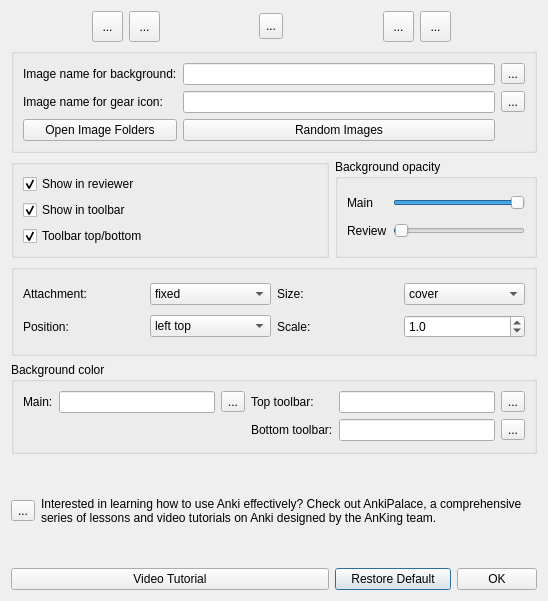
<?xml version="1.0" encoding="UTF-8"?>
<ui version="4.0">
 <class>Dialog</class>
 <widget class="QDialog" name="Dialog">
  <property name="geometry">
   <rect>
    <x>0</x>
    <y>0</y>
    <width>548</width>
    <height>601</height>
   </rect>
  </property>
  <property name="windowTitle">
   <string>Custom Background Settings</string>
  </property>
  <layout class="QGridLayout" name="gridLayout_6">
   <item row="3" column="0" colspan="12">
    <widget class="QGroupBox" name="groupBox_4">
     <property name="title">
      <string/>
     </property>
     <layout class="QGridLayout" name="gridLayout_2">
      <item row="0" column="0">
       <widget class="QLabel" name="label_4">
        <property name="text">
         <string>Attachment:</string>
        </property>
       </widget>
      </item>
      <item row="0" column="1">
       <widget class="QComboBox" name="comboBox_attachment">
        <item>
         <property name="text">
          <string>fixed</string>
         </property>
        </item>
        <item>
         <property name="text">
          <string>scroll</string>
         </property>
        </item>
       </widget>
      </item>
      <item row="0" column="2">
       <widget class="QLabel" name="label_8">
        <property name="text">
         <string>Size:</string>
        </property>
       </widget>
      </item>
      <item row="0" column="3">
       <widget class="QComboBox" name="comboBox_size">
        <item>
         <property name="text">
          <string>cover</string>
         </property>
        </item>
        <item>
         <property name="text">
          <string>contain</string>
         </property>
        </item>
       </widget>
      </item>
      <item row="1" column="0">
       <widget class="QLabel" name="label_7">
        <property name="text">
         <string>Position:</string>
        </property>
       </widget>
      </item>
      <item row="1" column="1">
       <widget class="QComboBox" name="comboBox_position">
        <property name="currentText">
         <string>left top</string>
        </property>
        <item>
         <property name="text">
          <string>left top</string>
         </property>
        </item>
        <item>
         <property name="text">
          <string>center top</string>
         </property>
        </item>
        <item>
         <property name="text">
          <string>right top</string>
         </property>
        </item>
        <item>
         <property name="text">
          <string>right</string>
         </property>
        </item>
        <item>
         <property name="text">
          <string>left</string>
         </property>
        </item>
        <item>
         <property name="text">
          <string>center</string>
         </property>
        </item>
        <item>
         <property name="text">
          <string>left bottom</string>
         </property>
        </item>
        <item>
         <property name="text">
          <string>center bottom</string>
         </property>
        </item>
        <item>
         <property name="text">
          <string>right bottom</string>
         </property>
        </item>
       </widget>
      </item>
      <item row="1" column="2">
       <widget class="QLabel" name="label_9">
        <property name="text">
         <string>Scale:</string>
        </property>
       </widget>
      </item>
      <item row="1" column="3">
       <widget class="QDoubleSpinBox" name="scaleBox">
        <property name="decimals">
         <number>1</number>
        </property>
        <property name="minimum">
         <double>0.100000000000000</double>
        </property>
        <property name="singleStep">
         <double>0.100000000000000</double>
        </property>
        <property name="value">
         <double>1.000000000000000</double>
        </property>
       </widget>
      </item>
     </layout>
    </widget>
   </item>
   <item row="8" column="8" colspan="3">
    <widget class="QPushButton" name="RestoreButton">
     <property name="text">
      <string>Restore Default</string>
     </property>
    </widget>
   </item>
   <item row="8" column="0" colspan="8">
    <widget class="QPushButton" name="pushButton_videoTutorial">
     <property name="text">
      <string>Video Tutorial</string>
     </property>
    </widget>
   </item>
   <item row="2" column="8" colspan="4">
    <widget class="QGroupBox" name="groupBox_3">
     <property name="title">
      <string>Background opacity</string>
     </property>
     <layout class="QGridLayout" name="gridLayout_3">
      <item row="0" column="0">
       <widget class="QLabel" name="label_5">
        <property name="toolTip">
         <string/>
        </property>
        <property name="toolTipDuration">
         <number>-1</number>
        </property>
        <property name="statusTip">
         <string/>
        </property>
        <property name="whatsThis">
         <string/>
        </property>
        <property name="text">
         <string>Main</string>
        </property>
       </widget>
      </item>
      <item row="0" column="1">
       <widget class="QSlider" name="Slider_main">
        <property name="toolTip">
         <string/>
        </property>
        <property name="toolTipDuration">
         <number>-1</number>
        </property>
        <property name="whatsThis">
         <string/>
        </property>
        <property name="maximum">
         <number>100</number>
        </property>
        <property name="pageStep">
         <number>1</number>
        </property>
        <property name="value">
         <number>100</number>
        </property>
        <property name="sliderPosition">
         <number>100</number>
        </property>
        <property name="tracking">
         <bool>true</bool>
        </property>
        <property name="orientation">
         <enum>Qt::Horizontal</enum>
        </property>
        <property name="tickPosition">
         <enum>QSlider::NoTicks</enum>
        </property>
        <property name="tickInterval">
         <number>5</number>
        </property>
       </widget>
      </item>
      <item row="1" column="0">
       <widget class="QLabel" name="label_6">
        <property name="text">
         <string>Review</string>
        </property>
       </widget>
      </item>
      <item row="1" column="1">
       <widget class="QSlider" name="Slider_review">
        <property name="maximum">
         <number>100</number>
        </property>
        <property name="pageStep">
         <number>10</number>
        </property>
        <property name="value">
         <number>1</number>
        </property>
        <property name="sliderPosition">
         <number>1</number>
        </property>
        <property name="orientation">
         <enum>Qt::Horizontal</enum>
        </property>
        <property name="invertedAppearance">
         <bool>false</bool>
        </property>
        <property name="tickPosition">
         <enum>QSlider::NoTicks</enum>
        </property>
       </widget>
      </item>
     </layout>
    </widget>
   </item>
   <item row="1" column="0" colspan="12">
    <widget class="QGroupBox" name="groupBox">
     <property name="whatsThis">
      <string/>
     </property>
     <property name="title">
      <string/>
     </property>
     <layout class="QGridLayout" name="gridLayout_5">
      <item row="1" column="2">
       <widget class="QToolButton" name="toolButton_gear">
        <property name="text">
         <string>...</string>
        </property>
       </widget>
      </item>
      <item row="0" column="0">
       <widget class="QLabel" name="label">
        <property name="toolTip">
         <string>&lt;html&gt;&lt;head/&gt;&lt;body&gt;&lt;p&gt;Name of the background image file.&lt;/p&gt;&lt;p&gt;&amp;quot;Random&amp;quot; will shuffle through defaults&lt;/p&gt;&lt;/body&gt;&lt;/html&gt;</string>
        </property>
        <property name="toolTipDuration">
         <number>10000</number>
        </property>
        <property name="text">
         <string>Image name for background:</string>
        </property>
       </widget>
      </item>
      <item row="2" column="1">
       <widget class="QPushButton" name="pushButton_randomize">
        <property name="text">
         <string>Random Images</string>
        </property>
       </widget>
      </item>
      <item row="2" column="0">
       <widget class="QPushButton" name="pushButton_imageFolder">
        <property name="text">
         <string>Open Image Folders</string>
        </property>
       </widget>
      </item>
      <item row="0" column="1">
       <widget class="QLineEdit" name="lineEdit_background"/>
      </item>
      <item row="1" column="1">
       <widget class="QLineEdit" name="lineEdit_gear"/>
      </item>
      <item row="1" column="0">
       <widget class="QLabel" name="label_2">
        <property name="toolTip">
         <string>&lt;html&gt;&lt;head/&gt;&lt;body&gt;&lt;p&gt;Name of the file to replace the gear icon. &lt;/p&gt;&lt;p&gt;Anki default is gears.svg&lt;/p&gt;&lt;p&gt;&amp;quot;Random&amp;quot; will shuffle through defaults&lt;/p&gt;&lt;/body&gt;&lt;/html&gt;</string>
        </property>
        <property name="toolTipDuration">
         <number>10000</number>
        </property>
        <property name="text">
         <string>Image name for gear icon:</string>
        </property>
       </widget>
      </item>
      <item row="0" column="2">
       <widget class="QToolButton" name="toolButton_background">
        <property name="text">
         <string>...</string>
        </property>
       </widget>
      </item>
     </layout>
    </widget>
   </item>
   <item row="4" column="0" colspan="12">
    <widget class="QGroupBox" name="groupBox_5">
     <property name="title">
      <string>Background color</string>
     </property>
     <layout class="QGridLayout" name="gridLayout">
      <item row="0" column="0">
       <widget class="QLabel" name="label_11">
        <property name="text">
         <string>Main:</string>
        </property>
       </widget>
      </item>
      <item row="0" column="1">
       <widget class="QLineEdit" name="lineEdit_color_main"/>
      </item>
      <item row="0" column="2">
       <widget class="QToolButton" name="toolButton_color_main">
        <property name="text">
         <string>...</string>
        </property>
       </widget>
      </item>
      <item row="0" column="3">
       <widget class="QLabel" name="label_12">
        <property name="text">
         <string>Top toolbar:</string>
        </property>
       </widget>
      </item>
      <item row="0" column="4">
       <widget class="QLineEdit" name="lineEdit_color_top"/>
      </item>
      <item row="0" column="5">
       <widget class="QToolButton" name="toolButton_color_top">
        <property name="text">
         <string>...</string>
        </property>
       </widget>
      </item>
      <item row="1" column="3">
       <widget class="QLabel" name="label_13">
        <property name="text">
         <string>Bottom toolbar:</string>
        </property>
       </widget>
      </item>
      <item row="1" column="4">
       <widget class="QLineEdit" name="lineEdit_color_bottom"/>
      </item>
      <item row="1" column="5">
       <widget class="QToolButton" name="toolButton_color_bottom">
        <property name="text">
         <string>...</string>
        </property>
       </widget>
      </item>
     </layout>
    </widget>
   </item>
   <item row="7" column="0">
    <spacer name="verticalSpacer">
     <property name="orientation">
      <enum>Qt::Vertical</enum>
     </property>
     <property name="sizeType">
      <enum>QSizePolicy::Fixed</enum>
     </property>
     <property name="sizeHint" stdset="0">
      <size>
       <width>20</width>
       <height>5</height>
      </size>
     </property>
    </spacer>
   </item>
   <item row="2" column="0" colspan="8">
    <widget class="QGroupBox" name="groupBox_2">
     <property name="title">
      <string/>
     </property>
     <layout class="QGridLayout" name="gridLayout_4">
      <item row="0" column="0">
       <widget class="QCheckBox" name="checkBox_reviewer">
        <property name="toolTip">
         <string>&lt;html&gt;&lt;head/&gt;&lt;body&gt;&lt;p&gt;Show the background image in the reviewer screen&lt;/p&gt;&lt;/body&gt;&lt;/html&gt;</string>
        </property>
        <property name="toolTipDuration">
         <number>10000</number>
        </property>
        <property name="text">
         <string>Show in reviewer</string>
        </property>
        <property name="checked">
         <bool>true</bool>
        </property>
       </widget>
      </item>
      <item row="1" column="0">
       <widget class="QCheckBox" name="checkBox_toolbar">
        <property name="toolTip">
         <string>&lt;html&gt;&lt;head/&gt;&lt;body&gt;&lt;p&gt;Show the background image in the top and bottom toolbars in addition to the main screen&lt;/p&gt;&lt;/body&gt;&lt;/html&gt;</string>
        </property>
        <property name="toolTipDuration">
         <number>10000</number>
        </property>
        <property name="text">
         <string>Show in toolbar</string>
        </property>
        <property name="checked">
         <bool>true</bool>
        </property>
       </widget>
      </item>
      <item row="2" column="0">
       <widget class="QCheckBox" name="checkBox_topbottom">
        <property name="toolTip">
         <string>&lt;html&gt;&lt;head/&gt;&lt;body&gt;&lt;p&gt;Set the background position of the toolbars to top and bottom (if the main background position is set to center, this will look cleaner for most images)&lt;br/&gt;&lt;/p&gt;&lt;/body&gt;&lt;/html&gt;</string>
        </property>
        <property name="toolTipDuration">
         <number>10000</number>
        </property>
        <property name="text">
         <string>Toolbar top/bottom</string>
        </property>
        <property name="checked">
         <bool>true</bool>
        </property>
       </widget>
      </item>
     </layout>
    </widget>
   </item>
   <item row="8" column="11">
    <widget class="QPushButton" name="OkButton">
     <property name="text">
      <string>OK</string>
     </property>
    </widget>
   </item>
   <item row="5" column="0">
    <spacer name="verticalSpacer_2">
     <property name="orientation">
      <enum>Qt::Vertical</enum>
     </property>
     <property name="sizeType">
      <enum>QSizePolicy::Fixed</enum>
     </property>
     <property name="sizeHint" stdset="0">
      <size>
       <width>20</width>
       <height>5</height>
      </size>
     </property>
    </spacer>
   </item>
   <item row="6" column="0" colspan="12">
    <layout class="QHBoxLayout" name="horizontalLayout" stretch="0,0">
     <property name="sizeConstraint">
      <enum>QLayout::SetNoConstraint</enum>
     </property>
     <item>
      <widget class="QToolButton" name="toolButton_palace">
       <property name="text">
        <string>...</string>
       </property>
       <property name="icon">
        <iconset resource="../resources/icons.qrc">
         <normaloff>:/CustomBackground/AnkiPalace_no_text.png</normaloff>:/CustomBackground/AnkiPalace_no_text.png/AnkiPalace_no_text.png</iconset>
       </property>
       <property name="iconSize">
        <size>
         <width>40</width>
         <height>40</height>
        </size>
       </property>
      </widget>
     </item>
     <item>
      <widget class="QLabel" name="label_3">
       <property name="minimumSize">
        <size>
         <width>400</width>
         <height>0</height>
        </size>
       </property>
       <property name="text">
        <string>Interested in learning how to use Anki effectively? Check out AnkiPalace, a comprehensive series of lessons and video tutorials on Anki designed by the AnKing team.</string>
       </property>
       <property name="wordWrap">
        <bool>true</bool>
       </property>
      </widget>
     </item>
    </layout>
   </item>
   <item row="0" column="2" colspan="9">
    <layout class="QHBoxLayout" name="horizontalLayout_2">
     <property name="spacing">
      <number>6</number>
     </property>
     <property name="sizeConstraint">
      <enum>QLayout::SetNoConstraint</enum>
     </property>
     <item>
      <widget class="QToolButton" name="toolButton_website">
       <property name="maximumSize">
        <size>
         <width>31</width>
         <height>31</height>
        </size>
       </property>
       <property name="text">
        <string>...</string>
       </property>
       <property name="icon">
        <iconset resource="../resources/icons.qrc">
         <normaloff>:/CustomBackground/AnKingSmall.png</normaloff>:/CustomBackground/AnKingSmall.png</iconset>
       </property>
       <property name="iconSize">
        <size>
         <width>31</width>
         <height>31</height>
        </size>
       </property>
      </widget>
     </item>
     <item>
      <widget class="QToolButton" name="toolButton_youtube">
       <property name="maximumSize">
        <size>
         <width>31</width>
         <height>31</height>
        </size>
       </property>
       <property name="text">
        <string>...</string>
       </property>
       <property name="icon">
        <iconset resource="../resources/icons.qrc">
         <normaloff>:/CustomBackground/YouTube.png</normaloff>:/CustomBackground/YouTube.png</iconset>
       </property>
       <property name="iconSize">
        <size>
         <width>31</width>
         <height>31</height>
        </size>
       </property>
      </widget>
     </item>
     <item alignment="Qt::AlignHCenter">
      <widget class="QToolButton" name="toolButton_patreon">
       <property name="maximumSize">
        <size>
         <width>171</width>
         <height>26</height>
        </size>
       </property>
       <property name="text">
        <string>...</string>
       </property>
       <property name="icon">
        <iconset resource="../resources/icons.qrc">
         <normaloff>:/CustomBackground/Patreon.png</normaloff>:/CustomBackground/Patreon.png</iconset>
       </property>
       <property name="iconSize">
        <size>
         <width>200</width>
         <height>31</height>
        </size>
       </property>
      </widget>
     </item>
     <item>
      <widget class="QToolButton" name="toolButton_instagram">
       <property name="maximumSize">
        <size>
         <width>31</width>
         <height>31</height>
        </size>
       </property>
       <property name="text">
        <string>...</string>
       </property>
       <property name="icon">
        <iconset resource="../resources/icons.qrc">
         <normaloff>:/CustomBackground/Instagram.png</normaloff>:/CustomBackground/Instagram.png</iconset>
       </property>
       <property name="iconSize">
        <size>
         <width>31</width>
         <height>31</height>
        </size>
       </property>
      </widget>
     </item>
     <item>
      <widget class="QToolButton" name="toolButton_facebook">
       <property name="maximumSize">
        <size>
         <width>31</width>
         <height>31</height>
        </size>
       </property>
       <property name="text">
        <string>...</string>
       </property>
       <property name="icon">
        <iconset resource="../resources/icons.qrc">
         <normaloff>:/CustomBackground/Facebook.png</normaloff>:/CustomBackground/Facebook.png</iconset>
       </property>
       <property name="iconSize">
        <size>
         <width>31</width>
         <height>31</height>
        </size>
       </property>
      </widget>
     </item>
    </layout>
   </item>
  </layout>
  <zorder>groupBox_5</zorder>
  <zorder>groupBox_4</zorder>
  <zorder>groupBox_3</zorder>
  <zorder>groupBox_2</zorder>
  <zorder>groupBox</zorder>
  <zorder>pushButton_videoTutorial</zorder>
  <zorder>RestoreButton</zorder>
  <zorder>OkButton</zorder>
  <zorder>verticalSpacer</zorder>
  <zorder>verticalSpacer_2</zorder>
  <zorder>horizontalLayoutWidget</zorder>
 </widget>
 <resources>
  <include location="AnKing/icons.qrc"/>
 </resources>
 <connections/>
</ui>
